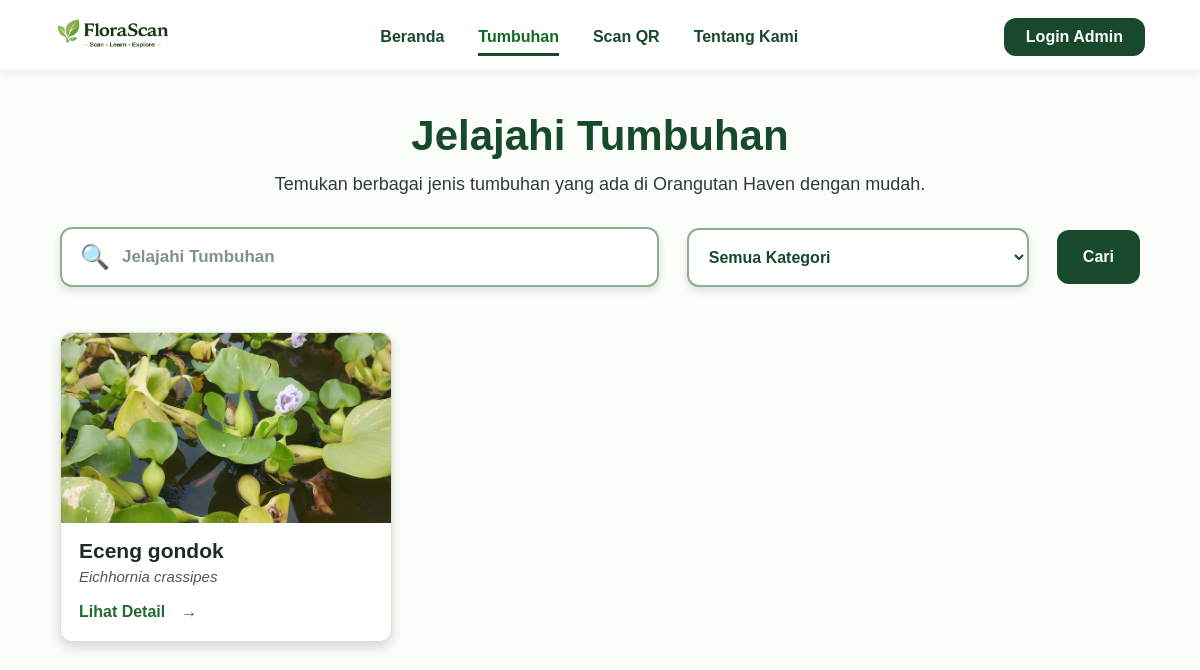
Screenshot of /tumbuhan.php with the database file from the repository.
### tables this page shows
CREATE TABLE `tumbuhan` (
  `id_tumbuhan` int(11) NOT NULL,
  `nama_tumbuhan` varchar(100) NOT NULL,
  `nama_latin` varchar(100) NOT NULL,
  `kategori` varchar(100) NOT NULL,
  `habitat` varchar(150) NOT NULL,
  `asal` varchar(150) NOT NULL,
  `manfaat` text NOT NULL,
  `perawatan` text NOT NULL,
  `deskripsi` text NOT NULL,
  `gambar` varchar(255) DEFAULT NULL,
  `qr_code` varchar(255) DEFAULT NULL,
  `tanggal_input` timestamp NOT NULL DEFAULT current_timestamp()
);

### tumbuhan.php (the view, shortened to what this page needs)
<?php
include 'koneksi.php';
$keyword = isset($_GET['keyword']) ? mysqli_real_escape_string($koneksi, $_GET['keyword']) : "";
$sql = "SELECT * FROM tumbuhan WHERE 1=1";
$sql .= " ORDER BY id_tumbuhan DESC";
$dataTumbuhan = mysqli_query($koneksi, $sql);
$totalTumbuhan = mysqli_num_rows($dataTumbuhan);
?>
<!DOCTYPE html>
<html lang="id">
<head>
    <link rel="stylesheet" href="css/style.css?v=50">
</head>
<body>
    <nav class="navbar">
        <div class="logo-wrap">
            <img src="img/logo-florascan.png" alt="FloraScan" class="logo-img">
        </div>
        <ul>
            <li><a href="index.php">Beranda</a></li>
            <li><a href="tumbuhan.php" class="active">Tumbuhan</a></li>
            <li><a href="scan.php">Scan QR</a></li>
            <li><a href="tentang.php">Tentang Kami</a></li>
        </ul>
        <?php if (isset($_SESSION['admin'])) { ?>
            <a href="admin/dashboard.php" class="nav-btn">Halaman Admin</a>
        <?php } else { ?>
            <a href="admin/login.php" class="nav-btn">Login Admin</a>
        <?php } ?>
    </nav>
    <main class="plant-page">
        <section class="plant-header">
            <h1>Jelajahi Tumbuhan</h1>
            <p>
                Temukan berbagai jenis tumbuhan yang ada di Orangutan Haven dengan mudah.
            </p>
            <form method="GET" class="plant-filter" id="plantSearchForm">
                <div class="search-box">
                    <span>🔍</span>
                    <input
                        type="text"
                        name="keyword"
                        id="keywordInput"
                        placeholder="Jelajahi Tumbuhan"
                        value="<?= htmlspecialchars($keyword); ?>"
                        autocomplete="off"
                    >
                </div>
                <select name="kategori" onchange="this.form.submit()">
                    <option value="">Semua Kategori</option>
                </select>
                <button type="submit" class="filter-btn">
                    Cari
                </button>
            </form>
        </section>
        <section class="plant-grid-section">
            <?php if ($totalTumbuhan > 0) { ?>
                <div class="plant-grid">
                    <?php while ($t = mysqli_fetch_assoc($dataTumbuhan)) { ?>
                        <div class="plant-card">
                            <div class="plant-img-wrap">
                                <?php if (!empty($t['gambar'])) { ?>
                                    <img
                                        src="img/<?= htmlspecialchars($t['gambar']); ?>"
                                        alt="<?= htmlspecialchars($t['nama_tumbuhan']); ?>"
                                    >
                                <?php } else { ?>
                                    <div class="plant-no-img">
                                        🌿
                                    </div>
                                <?php } ?>
                            </div>
                            <div class="plant-card-body">
                                <h3><?= htmlspecialchars($t['nama_tumbuhan']); ?></h3>
                                <p>
                                    <i><?= htmlspecialchars($t['nama_latin']); ?></i>
                                </p>
                                <a href="detail.php?id=<?= $t['id_tumbuhan']; ?>">
                                    Lihat Detail <span>→</span>
                                </a>
                            </div>
                        </div>
                    <?php } ?>
                </div>
            <?php } ?>
        </section>
    </main>
</body>
</html>

### css/style.css (style rules this page uses)
* { margin:0; padding:0; box-sizing:border-box; font-family:Arial, Helvetica, sans-serif; }
body { background:#f8fbf4; color:#1f2933; }
.navbar { width:100%; background:white; display:flex; align-items:center; justify-content:space-between; padding:18px 55px; box-shadow:0 2px 10px rgba(0,0,0,0.08); position:sticky; top:0; z-index:10; }
.logo-wrap { display:flex; align-items:center; gap:12px; }
.navbar ul { display:flex; align-items:center; gap:34px; list-style:none; }
.navbar ul li a { color:#17492d; text-decoration:none; font-weight:bold; padding-bottom:8px; transition:0.3s ease; }
.navbar ul li a:hover, .navbar ul li a.active { color:#0f6b20; border-bottom:3px solid #17492d; }
.nav-btn { background:#17492d; color:white; padding:12px 24px; border-radius:12px; text-decoration:none; font-weight:bold; white-space:nowrap; transition:0.3s ease; }
.plant-page { background:#fbfdf8; min-height:100vh; padding:42px 60px 80px; }
.plant-header { max-width:1100px; margin:0 auto 45px; text-align:center; }
.plant-header h1 { color:#17492d; font-size:42px; margin-bottom:14px; font-weight:800; }
.plant-header p { color:#2d3d33; font-size:18px; margin-bottom:32px; }
.plant-filter { display:grid; grid-template-columns:1.4fr 0.8fr auto; gap:28px; align-items:center; }
.search-box { background:white; border:2px solid #8caf95; border-radius:12px; padding:0 18px; display:flex; align-items:center; gap:12px; box-shadow:0 4px 8px rgba(0,0,0,0.12); }
.search-box span { font-size:24px; color:#17492d; }
.search-box input { width:100%; border:none; outline:none; padding:18px 0; font-size:17px; color:#17492d; background:transparent; }
.search-box input::placeholder { color:#819386; font-weight:bold; }
.plant-filter select { background:white; border:2px solid #8caf95; border-radius:12px; padding:18px 16px; font-size:16px; color:#17492d; font-weight:bold; outline:none; box-shadow:0 4px 8px rgba(0,0,0,0.12); }
.filter-btn { background:#17492d; color:white; border:none; padding:18px 26px; border-radius:12px; font-weight:bold; font-size:16px; cursor:pointer; transition:0.3s ease; }
.plant-grid-section { max-width:1100px; margin:0 auto; }
.plant-grid { display:grid; grid-template-columns:repeat(3,1fr); gap:42px; }
.plant-card { background:white; border:1px solid #d7e2d5; border-radius:12px; overflow:hidden; box-shadow:0 5px 12px rgba(0,0,0,0.16); transition:0.3s ease; }
.plant-img-wrap { width:100%; height:190px; background:#eaf4e9; overflow:hidden; }
.plant-img-wrap img { width:100%; height:100%; object-fit:cover; display:block; }
.plant-card-body { padding:16px 18px 20px; text-align:left; }
.plant-card-body h3 { color:#1d2d24; font-size:21px; margin-bottom:5px; font-weight:800; }
.plant-card-body p { color:#555; font-size:15px; margin-bottom:18px; }
.plant-card-body a { color:#1f6b32; text-decoration:none; font-weight:bold; font-size:16px; display:inline-flex; align-items:center; gap:16px; transition:0.3s ease; }
.logo-wrap { display:flex; align-items:center; text-decoration:none; }
.logo-img { height:58px; width:auto; display:block; }
.navbar { padding:12px 55px !important; min-height:70px; align-items:center !important; }
.logo-img { height:44px; width:auto; display:block; transform:none !important; }
.navbar ul { display:flex; align-items:center; transform:translateY(2px); }
.nav-btn { padding:10px 22px; transform:translateY(2px); }

### rows the page displays
tumbuhan: gambar (picture), nama_tumbuhan "Eceng gondok", nama_latin "Eichhornia crassipes"
